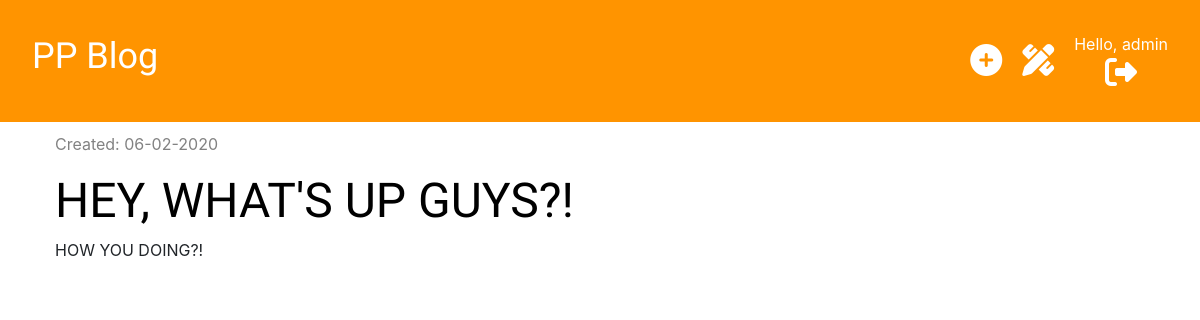
Before: /post/draft/ (signed in) with the older database file.
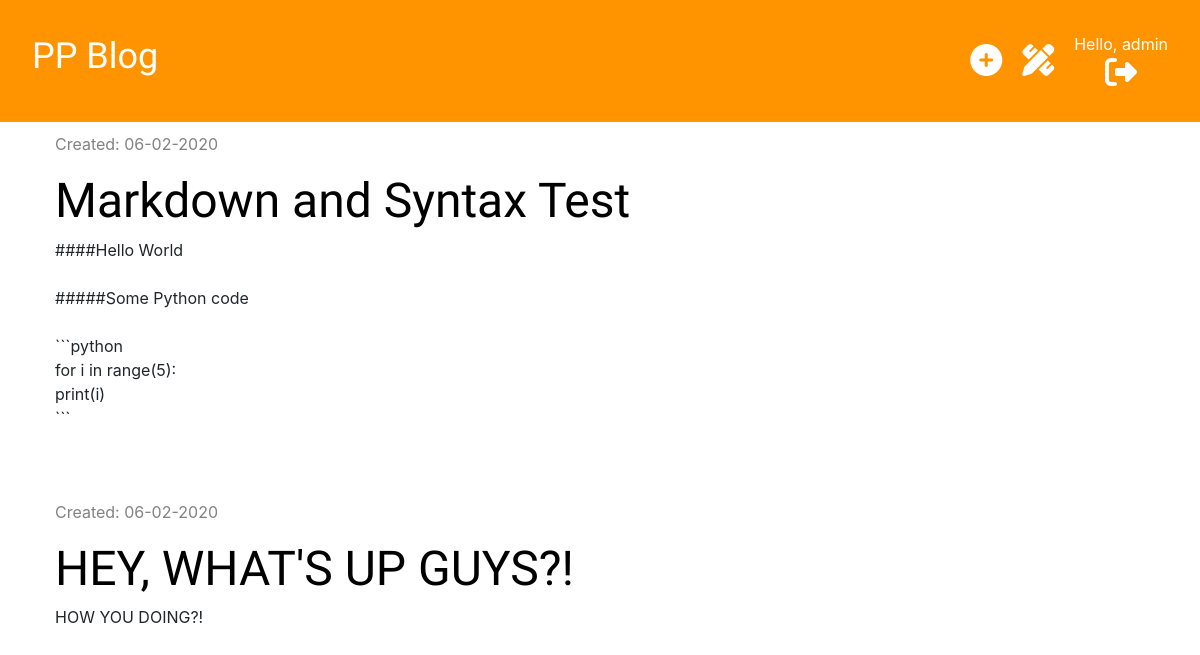
After: the same page with the newer database file.
### blog/models.py (models this page shows, shortened)
class Post(models.Model):
    author = models.ForeignKey('auth.User', on_delete=models.CASCADE)
    title = models.CharField(max_length=200)
    text = models.TextField()
    created_date = models.DateTimeField(default=timezone.now)
    published_date = models.DateTimeField(blank=True, null=True)

### blog/views.py (the view)
# urls.py: path('post/draft/', views.post_draft_list, name='post_draft_list'),
@login_required
def post_draft_list(request):
    posts = Post.objects.filter(published_date__isnull = True).order_by('-created_date')
    stuff_for_frontend = {'posts': posts}
    return render(request, 'blog/post_draft_list.html', stuff_for_frontend)

### blog/templates/blog/post_draft_list.html (shortened to what this page needs)
{% extends 'blog/base.html' %}
{% block content %}
    {% for post in posts%}
        {% if not post.published_date %}
            <div class="post">
                <p class="date">Created: {{ post.created_date|date:'m-d-Y' }}</p>
                <h1><a href="{% url 'post_detail' pk=post.pk %}">{{ post.title }}</a></h1>
                <p>{{ post.text|truncatechars:200|linebreaksbr }}</p>
            </div>
        {% endif %}
    {% endfor %}
{% endblock %}

### blog/templates/blog/base.html (shortened to what this page needs)
{% load static %}
<!DOCTYPE html>
<html lang="en">
<head>
    <link rel="stylesheet" href="https://maxcdn.bootstrapcdn.com/bootstrap/4.0.0/css/bootstrap.min.css">
    <link href="{% static 'css/blog.css' %}" rel="stylesheet" type="text/css">
    <link rel="stylesheet" href="{% static 'css/zenburn.css' %}" type="text/css">
</head>
<body>
    <div class="page-header">
        <h1><a href="{% url 'post_list' %}">PP Blog</a></h1>
        {% if user.is_authenticated %}
            <div class="top-menu">
                <a href="{% url 'post_new' %}"><i class="fas fa-plus-circle fa-2x top-menu__icon"></i></a>
                <a href="{% url 'post_draft_list' %}"><i class="fas fa-pencil-ruler fa-2x top-menu__icon"></i></a>
                <div class="top-menu__user">
                    <p>Hello, {{ user.username }}<a href="{% url 'logout' %}"></p>
                        <i class="fas fa-sign-out-alt fa-2x top-menu__user__icon"></i></a>
                </div>
            </div>
        {% else %}
            <a href="{% url 'login' %}"><i class="fas fa-sign-in-alt fa-2x top-menu__icon"></i></a>
        {% endif %}
    </div>
    <div class="content container">
        <div class="row">
            <div class="col-md-8">
               {% block content %}
               {% endblock %}
            </div>
        </div>
    </div>
</body>
</html>

### blog/static/css/blog.css (style rules this page uses)
h1, h2, h3, h4 { font-family: 'Tangerin', 'Inconsolata', 'Droid Sans', serif ; font-size: 48px; }
.page-header { background-color: #ff9400; padding: 2em; margin-top: 0; display: flex; flex-direction: row; justify-content: space-between; align-items: center; }
.page-header h1, .page-header h1 a { color: #ffffff; font-size: 36px; text-decoration: none; }
.top-menu { display: flex; flex-direction: row; align-items: center; }
.top-menu__user { display: flex; flex-direction: column; text-align: center; align-items: center; margin-left: 20px; }
.top-menu__user p { color: #ffffff; margin: 0; padding: 0; }
.top-menu__user__icon { color: #ffffff; }
.top-menu__icon { color: #ffffff; margin-left: 20px; }
.content { margin-left: 40px; }
.date { color: #828282; }
.post { margin-bottom: 70px; margin-top: 10px; }
.post h1 a { color: #000000; text-decoration: none; }

Changed rows visible on the page:
added Post: created_date "06-02-2020", title "Markdown and Syntax Test", text "####Hello World #####Some Python code ```python for i in range(5): print(i) ```"
